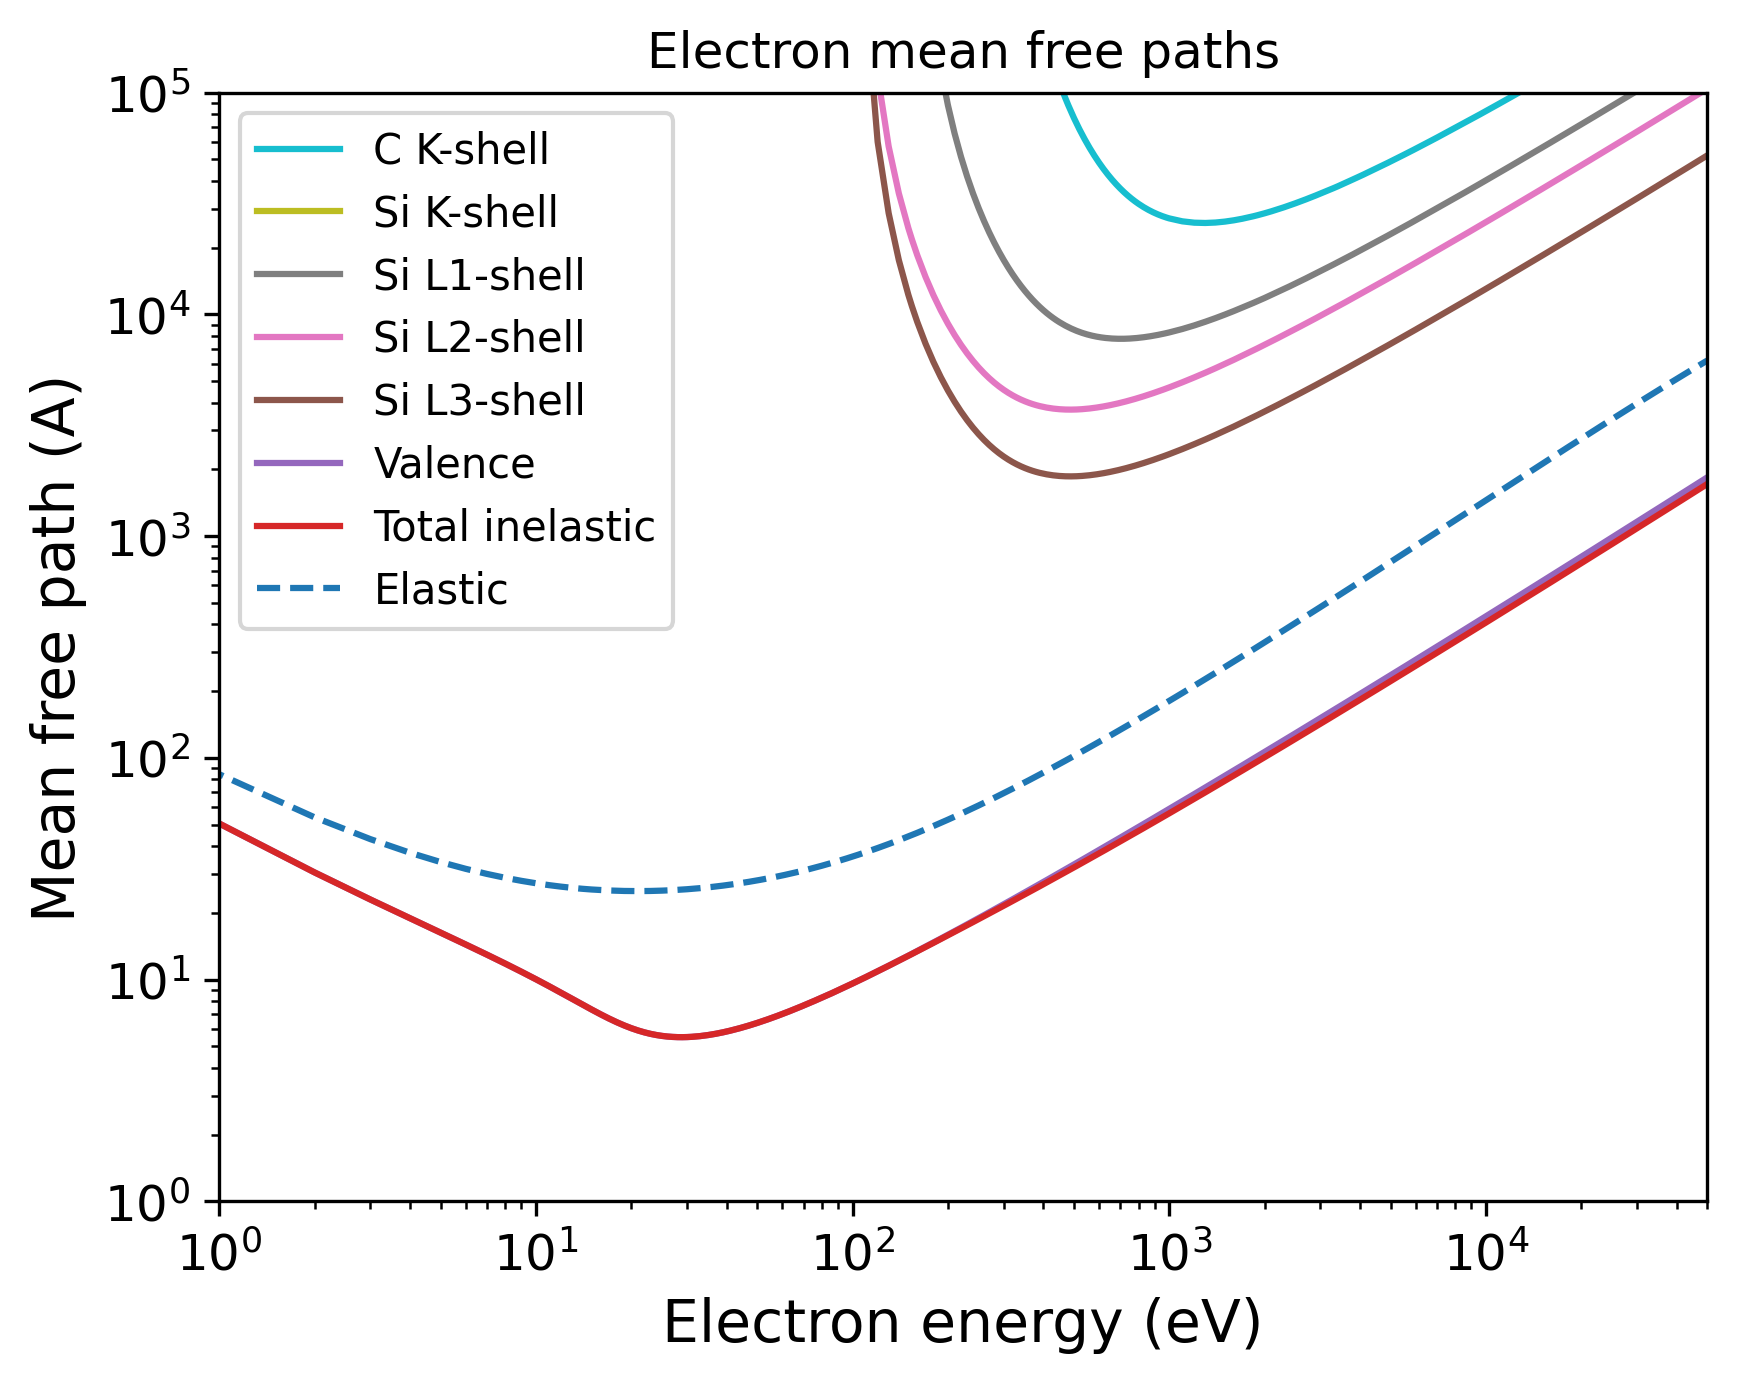

Reproduce this figure in Python.
import pandas as pd
import numpy as np
import matplotlib.pyplot as plt
import matplotlib.cm as cm
# Set the format:
plt.xlabel("Electron energy (eV)", fontsize=14)
plt.ylabel("Mean free path (A)", fontsize=14)
plt.xticks(fontsize=12)
plt.yticks(fontsize=12)
plt.grid(False)
# Set the axes:
# Read the output file:
df = pd.read_csv(r"OUTPUT_Graphene_on_SiC_Electron_IMFP.dat", sep=r'\s+', header=None, comment="#", skipinitialspace=True)
plt.xscale("log")
plt.yscale("log")
# Prepare the plot:
columns_to_plot = [ 1, 2, 3, 4, 5, 6, 7]
labels = [ "C K-shell", "Si K-shell", "Si L1-shell", "Si L2-shell", "Si L3-shell", "Valence", "Total inelastic"]
# Create N distinct colors from a colormap
N = len(columns_to_plot)
colors = plt.cm.tab10(np.linspace(1, 0, 10))
# Set line styles:
linestyles = [ "-", "-", "-", "-", "-", "-", "-"]
for i, col in enumerate(columns_to_plot):
    color = colors[i % len(colors)]
    ls    = linestyles[i % len(linestyles)]
    label = labels[i % len(labels)]
    plt.plot(df.iloc[:, 0], df.iloc[:, col],
    color=color,
    label=label,
    linestyle=ls)
# Add a curve from the second file
df2 = pd.read_csv(r"OUTPUT_Graphene_on_SiC_Electron_EMFP.dat", sep=r'\s+', header=None, comment="#", skipinitialspace=True)
columns_to_plot2 = [ 3]
labels2 = [ "Elastic"]
# Create second part of the plot:
for col, label in zip(columns_to_plot2, labels2):
    plt.plot(df2.iloc[:, 0], df2.iloc[:, col], label=label, linestyle="--")
plt.xlim(1.00000000,50000.00000000)
plt.ylim(1.00000000,100000.00000000)
plt.title("Electron mean free paths")
plt.legend(loc="best", fontsize=10)
# Save the plot in this format:
plt.savefig("OUTPUT_MFP_electron.png", dpi=300, bbox_inches="tight")
